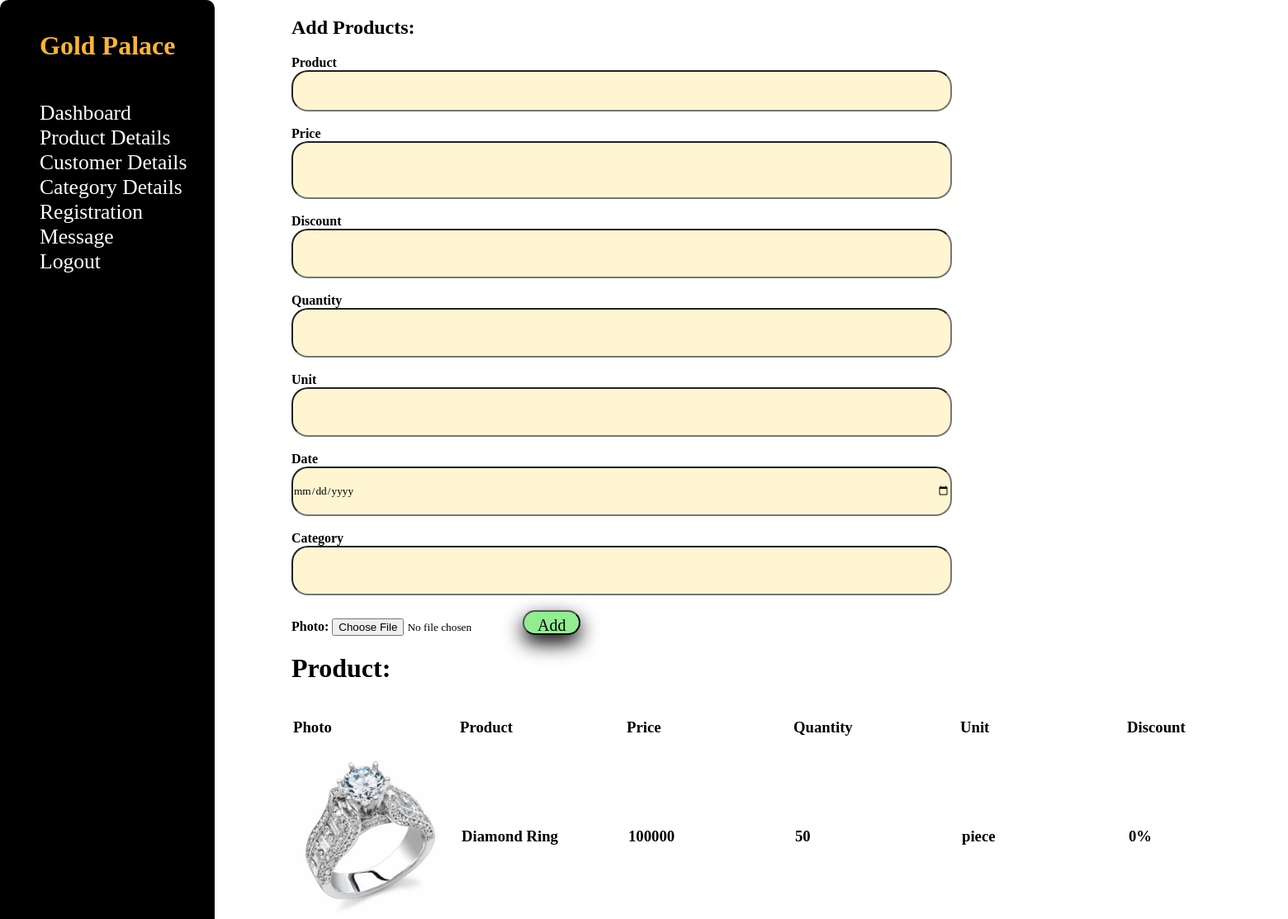
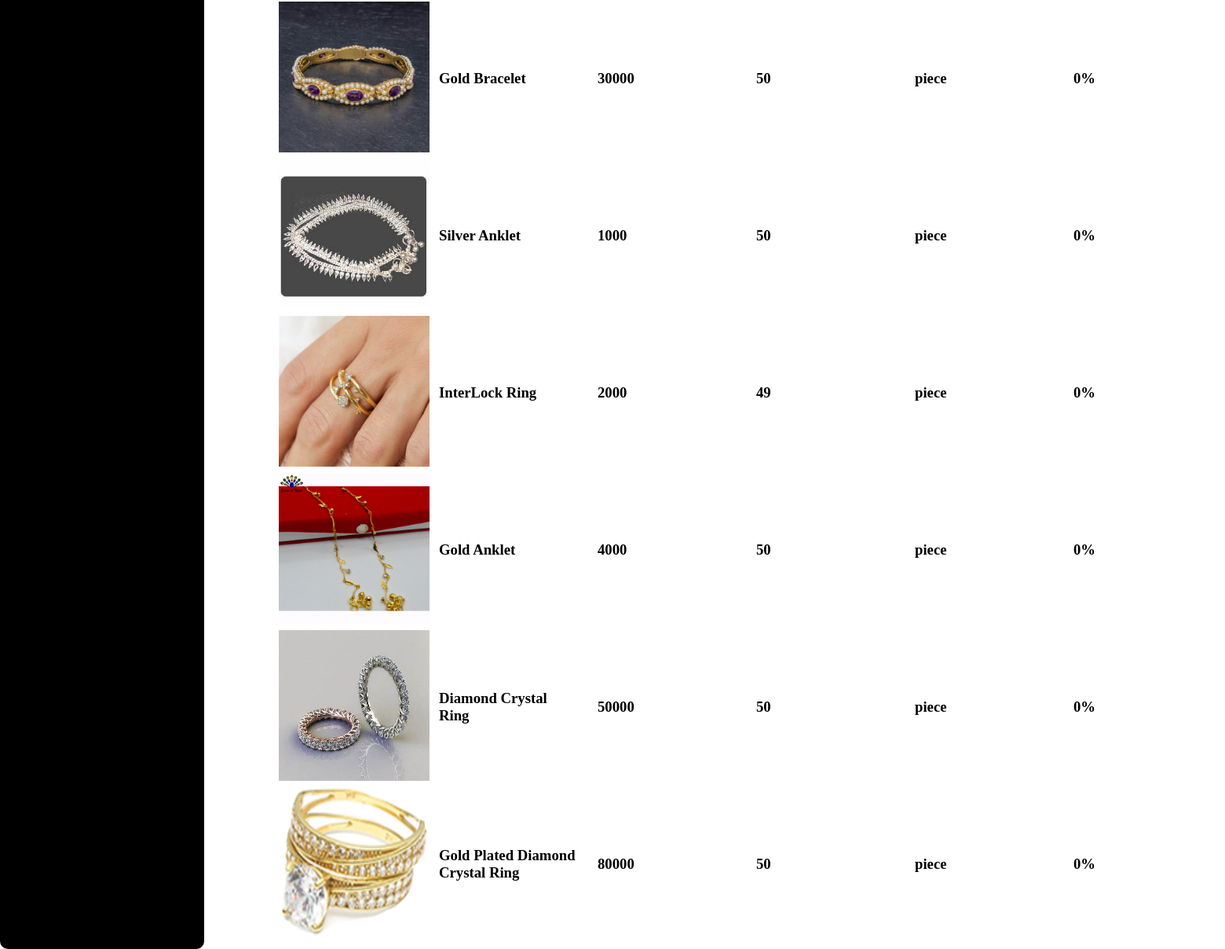
The app's page /admin/product.php with its own data (2 pictures, top to bottom).
### tables this page shows
CREATE TABLE `products` (
  `id` int(11) NOT NULL,
  `product` varchar(250) NOT NULL,
  `price` varchar(50) NOT NULL,
  `quantity` int(50) NOT NULL,
  `discount` varchar(50) NOT NULL,
  `enterdate` date NOT NULL,
  `photo` varchar(500) NOT NULL,
  `category` varchar(255) NOT NULL,
  `unit` varchar(20) DEFAULT NULL
);

### admin/product.php (the view, shortened to what this page needs)
<?php
include('index.php');
include('../connect.php');
$data_product="SELECT * from products";
$data=mysqli_query($conn,$data_product);
?>
<!DOCTYPE html>
<html>
<head>
</head>
<body>
<div class="main-content">
			<div id="firstaids">
<form style="width:900px;" method="POST" enctype="multipart/form-data" >
		<legend><h2>Add Products:</h2></legend>
	<label ><b>Product</b></label></br><input class="textarea" type="text" name="product"  style="height: 50px;"></br></br>
	<label><b>Price</b></label></br><input class="textarea" type="text" name="price" style="height: 70px;"><br></br>
	<label ><b>Discount</b></label></br><input  class="textarea"  type="text" name="discount" style="height: 60px;"><br></br>
    <label ><b>Quantity</b></label></br><input  class="textarea"  type="text" name="amount" style="height: 60px;"><br></br>
	<label> <b>Unit</b> </label></br><input class="textarea" type="text" name="unit" style="height: 60px;"></br></br>
    <label ><b>Date</b></label></br><input class="textarea" type="date" name="date" style="height: 60px;"><br></br>
	<label ><b>Category</b></label></br><input class="textarea" type="text" name="category" style="height: 60px;"><br></br>
	<label><b>Photo:</b></label>
	<input type="file" accept="image/x-png,image/jpeg" name="photo" id="photo">
	<input type="Submit" style="height:30px; background: lightgreen; border-radius: 20px; padding:5px; " name="submit" class="btn_edit" value="Add">
</form>
</div>
<div id="firstaid">
	<h1>Product:</h1>
	<table >
		<tr>
        <td class="space"><h3>Photo</h3></td>
        <td class="space"><h3>Product</h3></td>
			<td class="space"><h3>Price</h3></td>
		<td class="space"><h3>Quantity</h3></td>
		<td class="space"><h3>Unit</h3></td>
        <td class="space"><h3>Discount</h3></td>
</tr>
</table >
<?php
foreach($data as $value){
?>
<table id="tbl_firstaid">
<tr>
	        <td>    <img style="width:2in; height:2in;" src="<?php print_r( $value["photo"] )?>" />
</h3></b></td>
	<td id= "tbl_title"><b><h3><?php print_r( $value['product']); ?></h3><b> </td>
		<td id="tbl_firstaids"><b><h3><?php print_r($value['price']); ?></h3></b></td>
        	<td id= "tbl_title"><b><h3><?php print_r( $value['quantity']); ?></h3><b> </td>
			<td id= "tbl_title"><b><h3><?php print_r( $value['unit']); ?></h3><b> </td>
		<td id="tbl_firstaids"><b><h3><?php print_r($value['discount']); ?></h3></b></td>
		<td id="tbl_firstaids"><b><h3><?php print_r($value['category']); ?></h3></b></td>
        <td id= "tbl_title"><b><h3><?php print_r( $value['enterdate']); ?></h3><b> </td>
</tr>
</table>
<?php } ?>
</div>
	</div>
</body>
</html>

### admin/index.css (style rules this page uses)
:root { --main-color:black; --color-dark:#1D2231; --text-gray:#8390A2; }
* { padding: 0; margin:6; box-sizing: border-box; list-style-type: none; text-decoration: none; font-family: 'Roboto Slab', serif; }
.main-content { margin-left: 345px; }

### admin/product.php (style rules this page uses)
.textarea { width: 800px; border-radius: 20px; background-color: #FFF5D1 ; }
.btn_edit { background:lightgreen; width:70px; height:45px; font-size: 20px; border-radius: 20px; box-shadow: 0 10px 25px; }
.space { max-width:200px; min-width:200px; }
#tbl_title { padding:10px; max-width:200px; min-width:200px; }
#tbl_firstaids { padding:10px; max-width:200px; min-width:200px; word-break: break-all; }

### records on screen
products: value "Diamond Ring 100000 50 piece 0%"
products: value "Gold Bracelet 30000 50 piece 0%"
products: value "Silver Anklet 1000 50 piece 0%"
products: value "InterLock Ring 2000 49 piece 0%"
products: value "Gold Anklet 4000 50 piece 0%"
products: value "Diamond Crystal Ring 50000 50 piece 0%"
products: value "Gold Plated Diamond Crystal Ring 80000 50 piece 0%"
